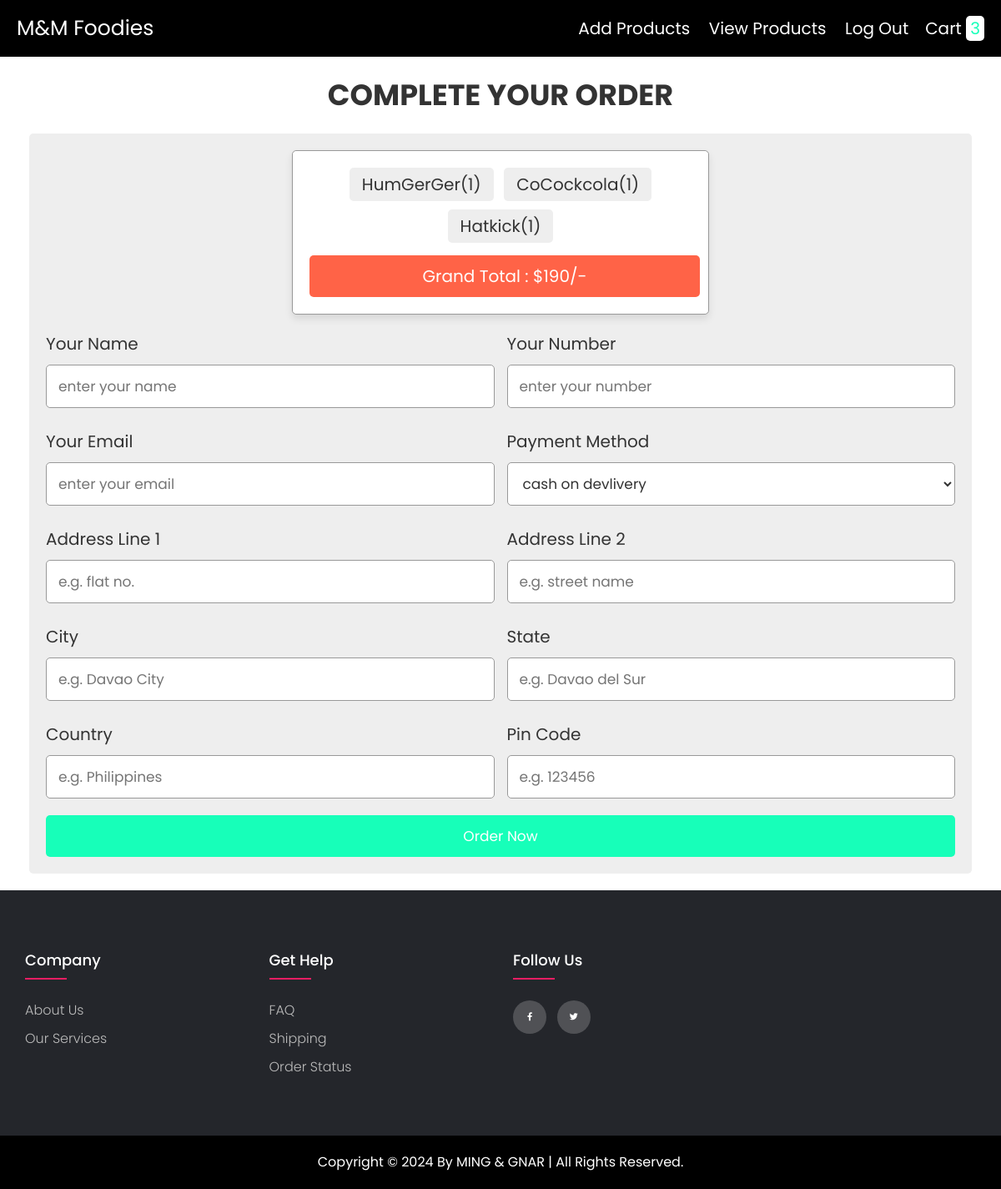
The page /checkout.php on the database its author committed.
### tables this page shows
CREATE TABLE `cart` (
  `id` int(255) NOT NULL,
  `name` varchar(255) NOT NULL,
  `price` varchar(255) NOT NULL,
  `image` varchar(255) NOT NULL,
  `quantity` int(255) NOT NULL
);

### checkout.php (the view, shortened to what this page needs)
<?php
@include 'config.php';
?>
<!DOCTYPE html>
<html lang="en">
<head>
   <link rel="stylesheet" href="https://cdnjs.cloudflare.com/ajax/libs/font-awesome/6.0.0/css/all.min.css">
   <link rel="stylesheet" href="css/style.css">
</head>
<body>
<?php include 'header.php'; ?>
<div class="container">
<section class="checkout-form">
   <h1 class="heading">complete your order</h1>
   <form action="" method="post">
   <div class="display-order">
      <?php
         $select_cart = mysqli_query($conn, "SELECT * FROM `cart`");
         $total = 0;
         $grand_total = 0;
         if(mysqli_num_rows($select_cart) > 0){
            while($fetch_cart = mysqli_fetch_assoc($select_cart)){
            $total_price = number_format($fetch_cart['price'] * $fetch_cart['quantity']);
            $grand_total = $total += $total_price;
      ?>
      <span><?= $fetch_cart['name']; ?>(<?= $fetch_cart['quantity']; ?>)</span>
      <?php
         }
      }else{
         echo "<div class='display-order'><span>your cart is empty!</span></div>";
      }
      ?>
      <span class="grand-total"> grand total : $<?= $grand_total; ?>/- </span>
   </div>
      <div class="flex">
         <div class="inputBox">
            <span>your name</span>
            <input type="text" placeholder="enter your name" name="name" required>
         </div>
         <div class="inputBox">
            <span>your number</span>
            <input type="number" placeholder="enter your number" name="number" required>
         </div>
         <div class="inputBox">
            <span>your email</span>
            <input type="email" placeholder="enter your email" name="email" required>
         </div>
         <div class="inputBox">
            <span>payment method</span>
            <select name="method">
               <option value="cash on delivery" selected>cash on devlivery</option>
            </select>
         </div>
         <div class="inputBox">
            <span>address line 1</span>
            <input type="text" placeholder="e.g. flat no." name="flat" required>
         </div>
         <div class="inputBox">
            <span>address line 2</span>
            <input type="text" placeholder="e.g. street name" name="street" required>
         </div>
         <div class="inputBox">
            <span>city</span>
            <input type="text" placeholder="e.g. Davao City" name="city" required>
         </div>
         <div class="inputBox">
            <span>state</span>
            <input type="text" placeholder="e.g. Davao del Sur" name="state" required>
         </div>
         <div class="inputBox">
            <span>country</span>
            <input type="text" placeholder="e.g. Philippines" name="country" required>
         </div>
         <div class="inputBox">
            <span>pin code</span>
            <input type="text" placeholder="e.g. 123456" name="pin_code" required>
         </div>
      </div>
      <input type="submit" value="order now" name="order_btn" class="btn">
   </form>
</section>
</div>
<?php include 'footer.php' ?>
</body>
</html>

### css/style.css (style rules this page uses)
:root { --blue:#17ffb9; --red:tomato; --orange:orange; --black:#333; --white:#fff; --bg-color:#eee; --dark-bg:rgba(0,0,0,.7); --box-shadow:0 .5rem 1rem rgba(0,0,0,.1); --border:.1rem solid #999; }
* { font-family: 'Poppins', sans-serif; margin:0; padding:0; box-sizing: border-box; outline: none; border:none; text-decoration: none; text-transform: capitalize; }
html { font-size: 62.5%; overflow-x: hidden; }
.container { max-width: 1200px; margin:0 auto; }
section { padding:2rem; }
.heading { text-align: center; font-size: 3.5rem; text-transform: uppercase; color:var(--black); margin-bottom: 2rem; }
.btn, .option-btn, .delete-btn { display: block; width: 100%; text-align: center; background-color: var(--blue); color:var(--white); font-size: 1.7rem; padding:1.2rem 3rem; border-radius: .5rem; cursor: pointer; margin-top: 1rem; }
.checkout-form form { padding:2rem; border-radius: .5rem; background-color: var(--bg-color); }
.checkout-form form .flex { display: flex; flex-wrap: wrap; gap:1.5rem; }
.checkout-form form .flex .inputBox { flex:1 1 40rem; }
.checkout-form form .flex .inputBox span { font-size: 2rem; color:var(--black); }
.checkout-form form .flex .inputBox input, .checkout-form form .flex .inputBox select { width: 100%; background-color: var(--white); font-size: 1.7rem; color:var(--black); border-radius: .5rem; margin:1rem 0; padding:1.2rem 1.4rem; text-transform: none; border:var(--border); }
.display-order { max-width: 50rem; background-color: var(--white); border-radius: .5rem; text-align: center; padding:1.5rem; margin:0 auto; margin-bottom: 2rem; box-shadow: var(--box-shadow); border:var(--border); }
.display-order span { display: inline-block; border-radius: .5rem; background-color: var(--bg-color); padding:.5rem 1.5rem; font-size: 2rem; color:var(--black); margin:.5rem; }
.display-order span.grand-total { width: 100%; background-color: var(--red); color:var(--white); padding:1rem; margin-top: 1rem; }

### footer.php (style rules this page uses)
body { line-height: 1.5; font-family: 'Poppins', sans-serif; }
* { margin:0; padding:0; box-sizing: border-box; }
.container { max-width: 1170px; margin:auto; }

### rows shown on the page
cart: name "HumGerGer", quantity "1"
cart: name "CoCockcola", quantity "1"
cart: name "Hatkick", quantity "1"

### other values the page prints
$row_count "3"
$grand_total "190"
